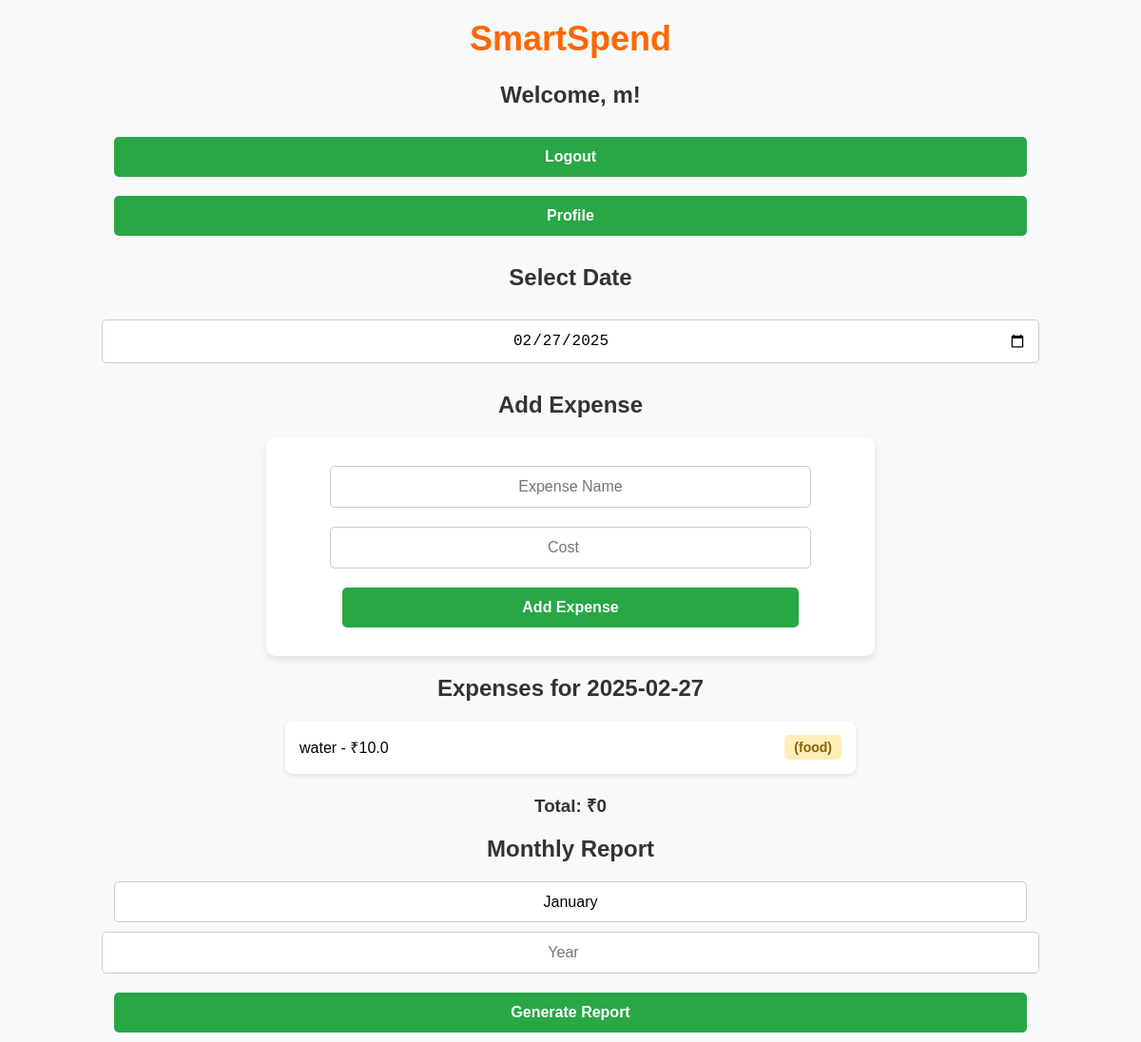
Page /dashboard (signed in) on the earlier database version.
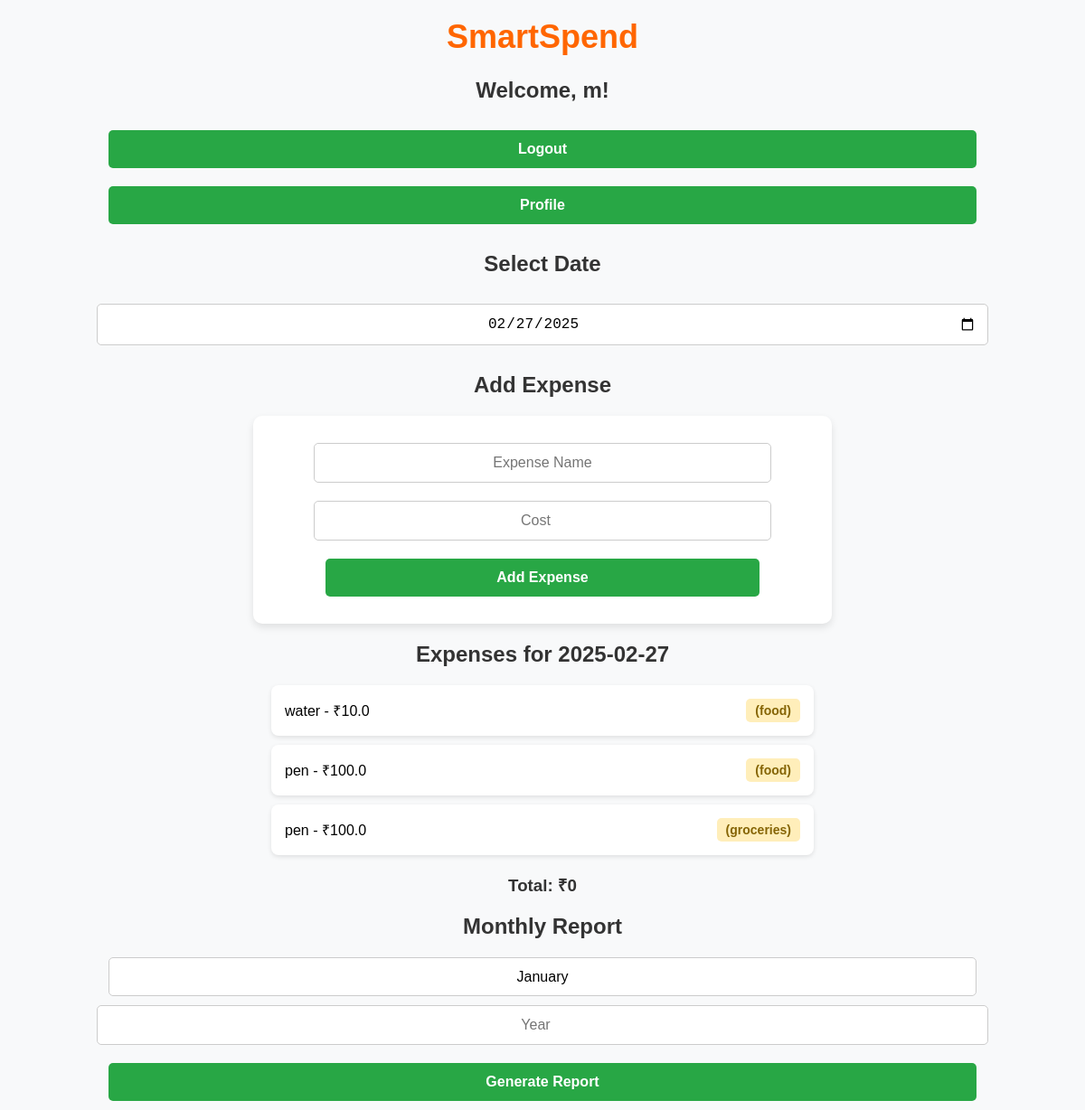
Same page on the later database version.
### app.py (models this page shows)
class User(db.Model):
    id = db.Column(db.Integer, primary_key=True)
    username = db.Column(db.String(80), unique=True, nullable=False)
    email = db.Column(db.String(120), unique=True, nullable=False)
    password = db.Column(db.String(200), nullable=False)
    income = db.Column(db.Float, nullable=True, default=0)
    spending_limit = db.Column(db.Float, nullable=True, default=0)

class Expense(db.Model):
    id = db.Column(db.Integer, primary_key=True)
    name = db.Column(db.String(80), nullable=False)
    cost = db.Column(db.Float, nullable=False)
    category = db.Column(db.String(80), nullable=False)  # AI assigns this
    date = db.Column(db.Date, nullable=False)
    user_id = db.Column(db.Integer, db.ForeignKey('user.id'), nullable=False)

### app.py (the view)
@app.route('/dashboard')
def dashboard():
    if 'user_id' not in session:
        return redirect(url_for('login'))
    user = db.session.get(User, session['user_id'])
    if not user:
        session.pop('user_id', None)
        flash("Session expired or invalid. Please log in again.", "error")
        return redirect(url_for('login'))
    expenses = Expense.query.filter_by(user_id=user.id).order_by(Expense.date.desc()).all()
    return render_template('dashboard.html', user=user, expenses=expenses)

### templates/dashboard.html (shortened to what this page needs)
<!DOCTYPE html>
<html lang="en">
<head>
    <link rel="stylesheet" href="static/styles.css">
</head>
<body>
    <h1>SmartSpend</h1>
    <h2>Welcome, {{ user.username }}!</h2>
    <a href="/logout"><button>Logout</button></a>
    <a href="/profile"><button>Profile</button></a>
    <h2>Select Date</h2>
    <input type="date" id="selected-date" required>
    <h2>Add Expense</h2>
    <form id="expense-form">
        <input type="text" name="name" placeholder="Expense Name" required>
        <input type="number" name="cost" placeholder="Cost" required>
        <button type="submit">Add Expense</button>
    </form>
    <h2>Expenses for <span id="displayed-date">Today</span></h2>
    <ul id="expense-list">
        {% for expense in expenses %}
            <li>{{ expense.name }} - ₹{{ expense.cost }} <strong>({{ expense.category }})</strong></li>
        {% endfor %}
    </ul>
    <h3 id="total-expenses">Total: ₹0</h3>
    <h2>Monthly Report</h2>
    <select id="month-selector">
        <option value="01">January</option>
    </select>
    <input type="number" id="year-selector" placeholder="Year" min="2000" max="2100">
    <button id="generate-report">Generate Report</button>
</body>
</html>

### static/styles.css (style rules this page uses)
body { font-family: 'Poppins', sans-serif; background-color: #f8f9fa; margin: 0; padding: 0; text-align: center; }
h1 { color: #ff6600; font-size: 36px; font-weight: bold; margin-top: 20px; }
h2, h3 { color: #333; margin-top: 20px; }
form { background: white; padding: 20px; width: 50%; margin: 20px auto; display: flex; flex-direction: column; align-items: center; border-radius: 10px; box-shadow: 0 4px 8px rgba(0, 0, 0, 0.1); }
input, button, select { width: 80%; margin: 10px; padding: 12px; border: 1px solid #ccc; border-radius: 5px; font-size: 16px; text-align: center; }
#month-selector, #year-selector { width: 80%; padding: 12px; margin: 10px auto; border: 1px solid #ccc; border-radius: 5px; font-size: 16px; background: white; text-align: center; appearance: none; }
#month-selector { display: block; }
#year-selector { display: block; }
button { background-color: #28a745; color: white; font-weight: bold; cursor: pointer; border: none; transition: 0.3s; }
ul { list-style: none; padding: 0; margin: 20px auto; width: 50%; }
ul li { background: white; padding: 15px; margin: 10px 0; border-radius: 8px; box-shadow: 0 2px 5px rgba(0, 0, 0, 0.1); display: flex; justify-content: space-between; align-items: center; }
ul li strong { background-color: #ffeeba; color: #856404; padding: 5px 10px; border-radius: 5px; font-size: 14px; }

Differences in the rows shown:
added Expense: name "pen", cost "100.0", category "food"
added Expense: name "pen", cost "100.0", category "groceries"
